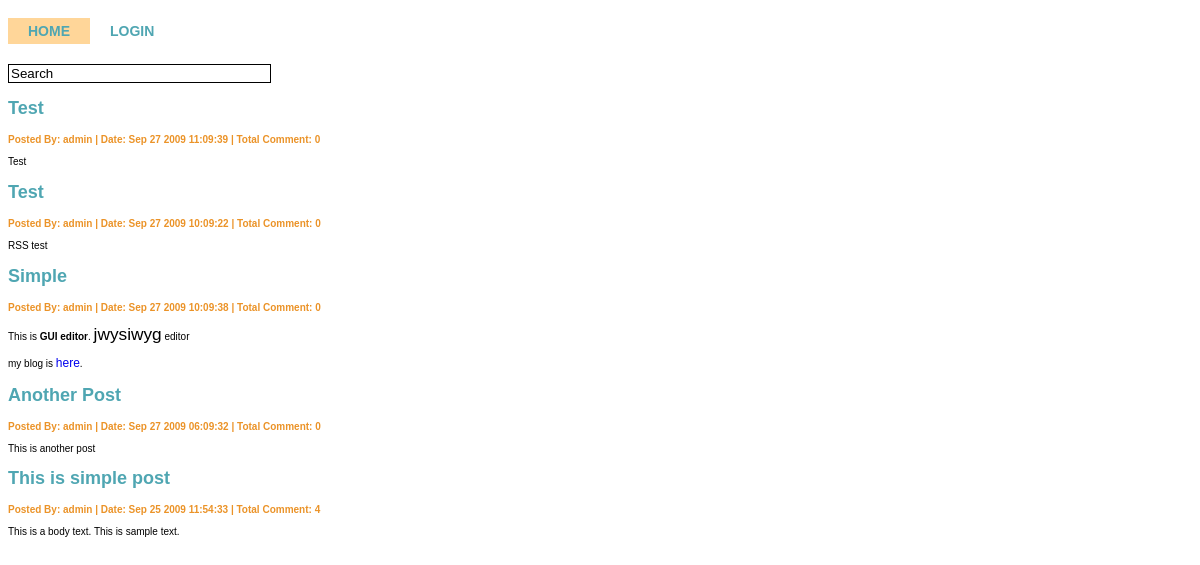
The page / on the database its author committed.
### tables this page shows
CREATE TABLE IF NOT EXISTS `post` (
  `post_id` int(11) NOT NULL AUTO_INCREMENT,
  `title` text NOT NULL,
  `body` text NOT NULL,
  `username` text NOT NULL,
  `date` text NOT NULL,
  PRIMARY KEY (`post_id`)
);

### system/application/controllers/home.php (called while the page is built, shortened)
<?php
class Home extends Controller {
	function index()
	{
		$this->load->model('Blog');
		$data['query']=$this->Blog->get_last_entries();
		$title=$this->config->item('site_title');
		$title.=" : ".$this->config->item('site_description');
		$data['title']=$title;
		$data['base']=$this->config->item('base_url');
		$this->load->view('header',$data);
		$this->load->view('list',$data);
	}
}

### system/codeigniter/CodeIgniter.php (called while the page is built, shortened)
<?php  if ( ! defined('BASEPATH')) exit('No direct script access allowed');
$EXT =& load_class('Hooks');
$EXT->_call_hook('pre_system');
$URI =& load_class('URI');
$RTR =& load_class('Router');
$method = $RTR->fetch_method();
$EXT->_call_hook('pre_controller');
$CI = new $class();
if ($RTR->scaffolding_request === TRUE)
{
	if ($EXT->_call_hook('scaffolding_override') === FALSE)
	{
		$CI->_ci_scaffolding();
	}
}
else
{
	if (method_exists($CI, '_remap'))
	{
		$CI->_remap($method);
	}
	else
	{
		call_user_func_array(array(&$CI, $method), array_slice($URI->rsegments, 2));
	}
}

### index.php (called while the page is built, shortened)
<?php
require_once BASEPATH.'codeigniter/CodeIgniter'.EXT;

### system/application/models/blog.php (called while the page is built, shortened)
<?php
class Blog extends Model {
    function get_last_entries()
    {
    	$this->db->order_by('post_id desc');
    	$query=$this->db->get('post',10);
    	return $query->result();
    }
    function get_comment_count($id)
	{
		$this->db->where("post_id",$id);
		$query=$this->db->get("comment");
		return $query->num_rows();
	}
}
?>

### system/application/views/list.php (the view, shortened to what this page needs)
<div id="wrapper">
<?php
foreach($query as $row)
{
	echo "<a href='{$base}/index.php/home/view/{$row->post_id}'><h2>{$row->title}</h2></a>";
	echo "<span class='meta'>Posted By: {$row->username} | Date: {$row->date} | Total Comment: ".$this->Blog->get_comment_count($row->post_id);
	echo "</span><br/><br/>";
	echo $row->body;
}
?>
</div>

### system/application/views/header.php (shortened to what this page needs)
<html>
<head>
<link rel="stylesheet" type="text/css" media="screen" href="<?= $base ?>/css/style.css" />
</head>
<body>
<ul id="home_menu" class="lamp">
<li><a href="<?= $base ?>/index.php">Home</a></li>
<li><a href="<?= $base ?>/index.php/admin/new_post">Login</a></li>
</ul>
<input type="text" id="search" size="30" value="Search">

### css/style.css (style rules this page uses)
body { font-family:Verdana,Arial; font-size:10px; }
a { text-decoration:none; font-size:12px; }
h1,h2,h3,h4,h5,h6 { color:#4FA6B2; }
.meta { color:#EB9328; font-weight:700; }
input { border: 1px solid black; }
#home_menu { position: relative; width: 100%; background-color: white; padding: 10px; padding-left:0px; overflow: hidden; }
#home_menu li { float: left; list-style: none; }
#home_menu li a { font: bold 14px arial; text-decoration: none; color: #4FA6B2; outline: none; text-align: center; padding: 5px 10px; text-transform: uppercase; letter-spacing: 0; z-index: 10; display: block; float: left; position: relative; overflow: hidden; margin: auto 10px; }

### rows shown on the page
post: title "Test", username "admin", date "Sep 27 2009 11:09:39", post_id "0", body "Test"
post: title "Test", username "admin", date "Sep 27 2009 10:09:22", post_id "0", body "RSS test"
post: title "Simple", username "admin", date "Sep 27 2009 10:09:38", post_id "0", body "This is GUI editor . jwysiwyg editor my blog is here ."
post: title "Another Post", username "admin", date "Sep 27 2009 06:09:32", post_id "0", body "This is another post"
post: title "This is simple post", username "admin", date "Sep 25 2009 11:54:33", post_id "4", body "This is a body text. This is sample text."
